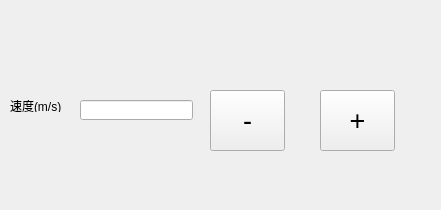
<?xml version="1.0" encoding="UTF-8"?>
<ui version="4.0">
 <class>Widget</class>
 <widget class="QWidget" name="Widget">
  <property name="geometry">
   <rect>
    <x>0</x>
    <y>0</y>
    <width>441</width>
    <height>210</height>
   </rect>
  </property>
  <property name="windowTitle">
   <string>Widget</string>
  </property>
  <widget class="QLineEdit" name="lineEdit">
   <property name="geometry">
    <rect>
     <x>80</x>
     <y>100</y>
     <width>113</width>
     <height>20</height>
    </rect>
   </property>
  </widget>
  <widget class="QPushButton" name="btnReduce">
   <property name="geometry">
    <rect>
     <x>210</x>
     <y>90</y>
     <width>75</width>
     <height>61</height>
    </rect>
   </property>
   <property name="font">
    <font>
     <pointsize>20</pointsize>
    </font>
   </property>
   <property name="text">
    <string>-</string>
   </property>
  </widget>
  <widget class="QPushButton" name="btnAdd">
   <property name="geometry">
    <rect>
     <x>320</x>
     <y>90</y>
     <width>75</width>
     <height>61</height>
    </rect>
   </property>
   <property name="font">
    <font>
     <pointsize>20</pointsize>
    </font>
   </property>
   <property name="text">
    <string>+</string>
   </property>
  </widget>
  <widget class="QLabel" name="label">
   <property name="geometry">
    <rect>
     <x>10</x>
     <y>100</y>
     <width>54</width>
     <height>12</height>
    </rect>
   </property>
   <property name="text">
    <string>速度(m/s)：</string>
   </property>
  </widget>
 </widget>
 <layoutdefault spacing="6" margin="11"/>
 <resources/>
 <connections/>
</ui>
